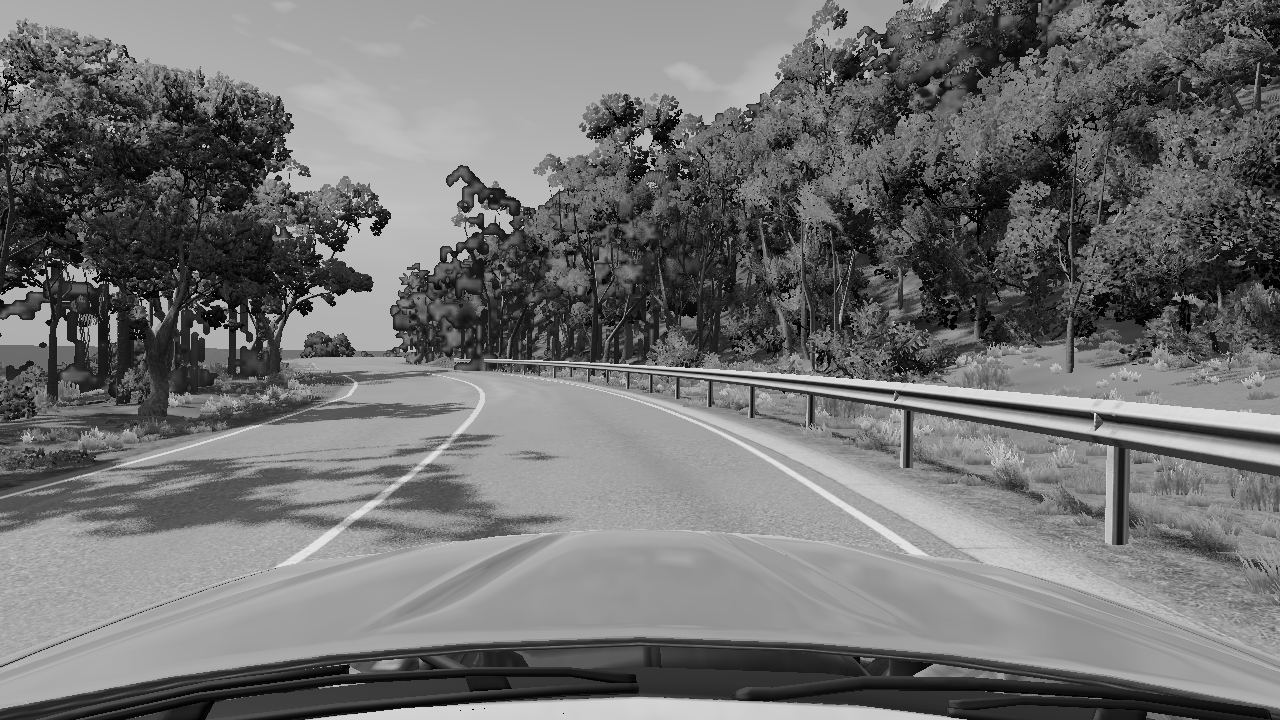
#> input picture BeamADAS_Processor/cam/img0.png, 1280 x 720 px, found by its file name; its folder holds only this picture in this run
$ python cam.py
#> lines starting #> are read from the running program, lines starting #| are printed output that depends on the picture; after the words box and inside, x2 and y2 are one past the last pixel; in counts of white or black regions, pixels touching at a corner belong together
### BeamADAS_Processor/lco.py
# This script will process the sensor data coming from the host and send back a response
# including the adjustments that need to be made to the user input

import numpy as np
import cv2

class LaneCurve:
    def __init__(self):
        self.prev_left_fit = np.array([])
        self.prev_right_fit = np.array([])

        self.left_fit_hist = np.array([])
        self.right_fit_hist = np.array([])

        self.last_time = 0.0

    def birdeye_view(self, img):
        img_size = (img.shape[1], img.shape[0])
        offset = 400

        src = np.array([
            (390, 547), # bottom-left corner
            (617, 383), # top-left corner
            (677, 383), # top-right corner
            (903, 547) # bottom-right corner
        ], dtype='f')
        dst = np.array([
            [offset, img_size[1]],             # bottom-left corner
            [offset, 0],                       # top-left corner
            [img_size[0]-offset, 0],           # top-right corner
            [img_size[0]-offset, img_size[1]]  # bottom-right corner
        ], dtype='f')

        M = cv2.getPerspectiveTransform(src, dst)
        warped = cv2.warpPerspective(img, M, img_size)

        return warped

    def binary_threshold(self, img):
        blur = cv2.GaussianBlur(img, (5, 5), 0)
        avg = cv2.mean(img[650:,:])[0]
        thresh = avg + (240 - avg) * 0.7

        white_binary = np.zeros_like(blur)
        white_binary[(blur > thresh) & (blur <= 240)] = 1

        return white_binary

    def detect_lane_lines(self, binary_birdeye):
        histogram = np.sum(binary_birdeye[650:,:], axis=0)

        nonzero_ind = np.nonzero(histogram)[0]
        peak_bounds = np.split(nonzero_ind, np.where(np.diff(nonzero_ind) > 1)[0] + 1)

        if len(peak_bounds) < 2:
            return None, None, None, None

        gap_sizes = np.diff([np.average(peak) for peak in peak_bounds])
        max_gap_index = np.argmax(gap_sizes)

        if gap_sizes[max_gap_index] < 200:
            return None, None, None, None

        midpoint = (peak_bounds[max_gap_index][-1] + peak_bounds[max_gap_index + 1][0]) // 2 # type: ignore
        left_base = np.argmax(histogram[:midpoint])
        right_base = np.argmax(histogram[midpoint:]) + midpoint # type: ignore

        nwindows = 15
        margin = 100
        minpix = 20

        window_h = np.int32(binary_birdeye.shape[0]//nwindows)

        nonzero = binary_birdeye.nonzero()
        nonzeroy = np.array(nonzero[0])
        nonzerox = np.array(nonzero[1])

        left_curr = left_base
        right_curr = right_base

        left_lane = []
        right_lane = []

        complete_left = False
        complete_right = False

        for window in range(nwindows):
            if complete_left and complete_right: break

            win_y_low = binary_birdeye.shape[0] - (window + 1) * window_h # type: ignore
            win_y_high = binary_birdeye.shape[0] - window * window_h # type: ignore

            if not complete_left:
                win_left_low = left_curr - margin # type: ignore
                win_left_high = left_curr + margin # type: ignore
                good_left_lane = ((nonzeroy >= win_y_low) & (nonzeroy < win_y_high)
                                & (nonzerox >= win_left_low) & (nonzerox < win_left_high)).nonzero()[0]
                if good_left_lane.size != 0:
                    left_lane.append(good_left_lane)
                    if len(good_left_lane) > minpix:
                        left_curr = np.int32(np.mean(nonzerox[good_left_lane]))
                        if left_curr - margin <= 0 or left_curr + margin >= 1280: # type: ignore
                            complete_left = True

            if not complete_right:
                win_right_low = right_curr - margin # type: ignore
                win_right_high = right_curr + margin # type: ignore
                good_right_lane = ((nonzeroy >= win_y_low) & (nonzeroy < win_y_high)
                                & (nonzerox >= win_right_low) & (nonzerox < win_right_high)).nonzero()[0]
                if good_right_lane.size != 0:
                    right_lane.append(good_right_lane)
                    if len(good_right_lane) > minpix:
                        right_curr = np.int32(np.mean(nonzerox[good_right_lane]))
                        if right_curr - margin <= 0 or right_curr + margin >= 1280: # type: ignore
                            complete_right = True

        try:
            left_lane = np.concatenate(left_lane)
            right_lane = np.concatenate(right_lane)
        except ValueError:
            print('No lines detected!')
            return None, None, None, None

        return nonzerox[left_lane], nonzeroy[left_lane], nonzerox[right_lane], nonzeroy[right_lane] # type: ignore

    def fit_poly(self, binary_birdeye, leftx, lefty, rightx, righty):
        left_fit = np.polyfit(lefty, leftx, 2)
        right_fit = np.polyfit(righty, rightx, 2)

        ploty = np.linspace(0, binary_birdeye.shape[0] - 1, binary_birdeye.shape[0])
        try:
            left_fitx = left_fit[0] * ploty**2 + left_fit[1] * ploty + left_fit[2]
            right_fitx = right_fit[0] * ploty**2 + right_fit[1] * ploty + right_fit[2]
        except TypeError:
            print("Failed to fit lane!")
            return None, None, None, None, None

        if np.isclose(left_fitx, right_fitx, atol=250).any():
            return None, None, None, None, None

        return left_fit, right_fit, left_fitx, right_fitx, ploty

    # [15 lines left out: function find_lane_pixels_using_prev_poly, not called in this run]

    def measure_curvature(self, left_fitx, right_fitx, ploty):
        ym_ppx = 30 / 720
        xm_ppx = 3.7 / 700

        left_fit_cr = np.polyfit(ploty * ym_ppx, left_fitx * xm_ppx, 2)
        right_fit_cr = np.polyfit(ploty * ym_ppx, right_fitx * xm_ppx, 2)

        y_eval = np.max(ploty)

        left_rad = ((1 + (2 * left_fit_cr[0] * y_eval * ym_ppx + left_fit_cr[1])**2)**1.5) / np.absolute(2 * left_fit_cr[0])
        right_rad = ((1 + (2 * right_fit_cr[0] * y_eval * ym_ppx + right_fit_cr[1])**2)**1.5) / np.absolute(2 * right_fit_cr[0])

        return left_rad, right_rad

    # [7 lines left out: function delete_hist, not called in this run]

    def lane_pipeline(self, img, timestamp):
        if timestamp - self.last_time > 5:
            self.delete_hist(True)

        binary = self.binary_threshold(img)
        binary_birdeye = self.birdeye_view(binary)

        if len(self.left_fit_hist) == 0:
            leftx, lefty, rightx, righty = self.detect_lane_lines(binary_birdeye)
            if leftx is None:
                return None

            left_fit, right_fit, left_fitx, right_fitx, ploty = self.fit_poly(binary_birdeye, leftx, lefty, rightx, righty)
            if left_fit is None:
                return None

            self.left_fit_hist = np.array(left_fit)
            self.right_fit_hist = np.array(right_fit)
        else:
            self.prev_left_fit = [np.mean(self.left_fit_hist[:,0]), np.mean(self.left_fit_hist[:,1]), np.mean(self.left_fit_hist[:,2])]
            self.prev_right_fit = [np.mean(self.right_fit_hist[:,0]), np.mean(self.right_fit_hist[:,1]), np.mean(self.right_fit_hist[:,2])]
            leftx, lefty, rightx, righty = self.find_lane_pixels_using_prev_poly(binary_birdeye)

            if len(lefty) == 0 or len(righty) == 0:
                self.delete_hist(len(self.left_fit_hist) == 2)
                return None
            left_fit, right_fit, left_fitx, right_fitx, ploty= self.fit_poly(binary_birdeye,leftx, lefty, rightx, righty)

            if left_fit is None:
                self.delete_hist(len(self.left_fit_hist) == 2)
                return None
            if len(self.left_fit_hist) > 9:
                self.delete_hist(False)

        new_left_fit = np.array(left_fit)
        new_right_fit = np.array(right_fit)
        self.left_fit_hist = np.vstack([self.left_fit_hist, new_left_fit])
        self.right_fit_hist = np.vstack([self.right_fit_hist, new_right_fit])

        self.last_time = timestamp

        left_rad, right_rad =  self.measure_curvature(left_fitx, right_fitx, ploty)

        return np.mean([left_rad, right_rad])

### BeamADAS_Processor/cam.py
import cv2
import time

from lco import LaneCurve

lc = LaneCurve()
res = []

print(time.time())
for i in range(0, 30):
    radius, offset = lc.lane_pipeline(cv2.imread(f'./BeamADAS_Processor/cam/img{i}.png', cv2.IMREAD_GRAYSCALE), i)
#> in binary_threshold, img is the input picture: shape (720, 1280); min 0, max 229, mean 113.1
#> in binary_threshold, `avg = cv2.mean(img[650:,:])[0]`: avg = 90.52
#> in binary_threshold, `thresh = avg + (240 - avg) * 0.7`: thresh = 195.2
#> in lane_pipeline, `binary = self.binary_threshold(img)`:
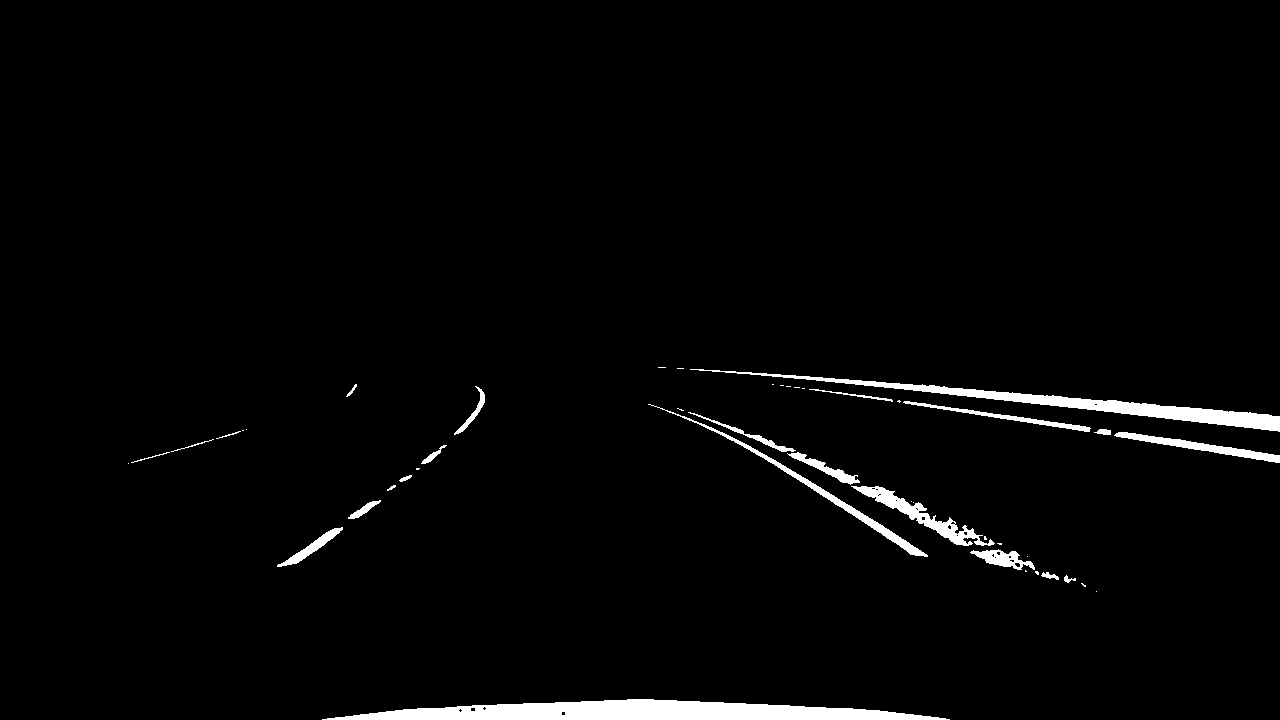
#> binary: shape (720, 1280); values 0 (black) and 1 (white), 2.4% white; 45 white regions (22 under 20 px), largest, box (x1, y1, x2, y2) and area: (322, 699, 950, 720) 8398, (690, 369, 1280, 432) 4836, (851, 486, 995, 546) 1710
#> in birdeye_view, `warped = cv2.warpPerspective(img, M, img_size)`:
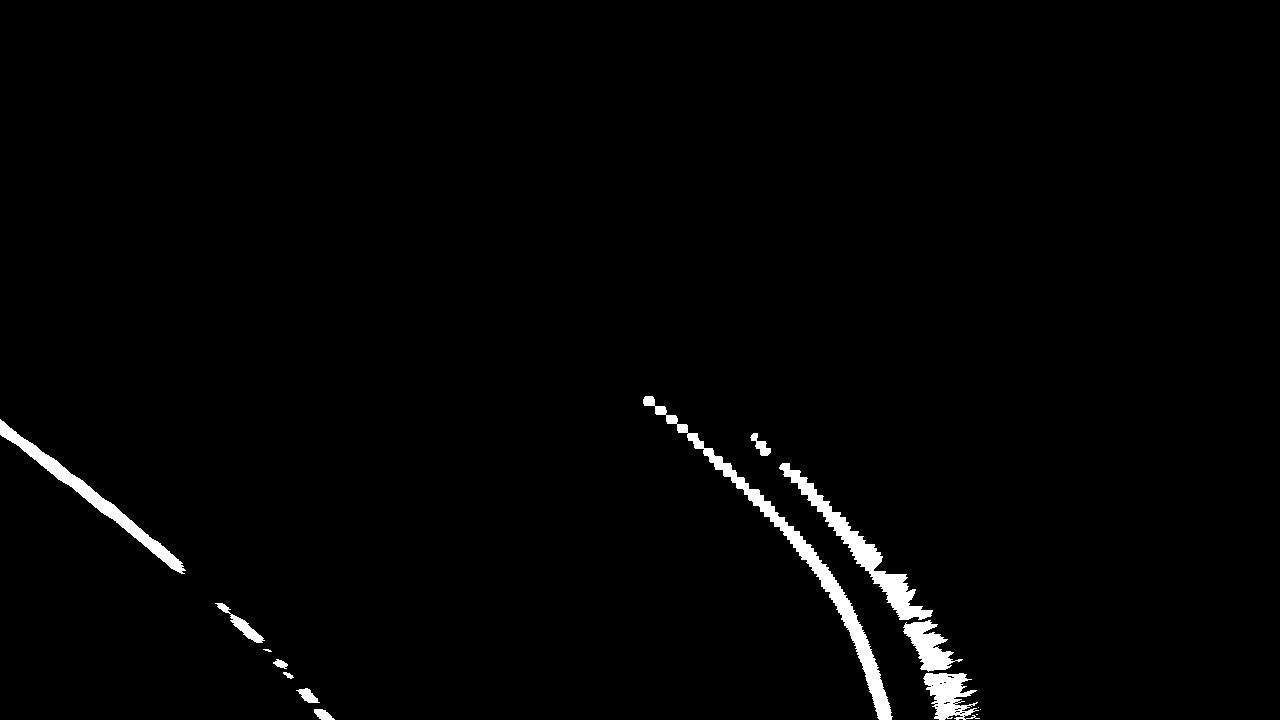
#> warped: shape (720, 1280); values 0 (black) and 1 (white), 1.6% white; 15 white regions (4 under 20 px), largest, box (x1, y1, x2, y2) and area: (643, 396, 893, 720) 4786, (779, 463, 933, 620) 3380, (0, 419, 186, 574) 2731
#> in detect_lane_lines, `histogram = np.sum(binary_birdeye[650:,:], axis=0)`: histogram = 1280 values, max 67 at index 939, min 0 at index 0, mean 2.9
#> in detect_lane_lines, `nonzero_ind = np.nonzero(histogram)[0]`: nonzero_ind = 169 values from 265 to 980
#> in detect_lane_lines, `peak_bounds = np.split(nonzero_ind, np.where(np.diff(nonzero_ind) > 1)..`: peak_bounds = 5 items
#> in detect_lane_lines, `gap_sizes = np.diff([np.average(peak) for peak in peak_bounds])`: gap_sizes = [15, 32, 559, 74]
#> in detect_lane_lines, `max_gap_index = np.argmax(gap_sizes)`: max_gap_index = 2
#> in detect_lane_lines, `midpoint = (peak_bounds[max_gap_index][-1] + peak_bounds[max_gap_index..`: midpoint = 595
#> in detect_lane_lines, `left_base = np.argmax(histogram[:midpoint])`: left_base = 307
#> in detect_lane_lines, `right_base = np.argmax(histogram[midpoint:]) + midpoint`: right_base = 939
#> in detect_lane_lines, `nonzero = binary_birdeye.nonzero()`: nonzero = 15021 positions, rows 396 to 719, columns 0 to 980
#> in detect_lane_lines, `nonzeroy = np.array(nonzero[0])`: nonzeroy = 15021 values from 396 to 719
#> in detect_lane_lines, `nonzerox = np.array(nonzero[1])`: nonzerox = 15021 values, max 980 at index 14439, min 0 at index 254, mean 679.8
#> in detect_lane_lines, `left_curr = left_base`: left_curr = 307
#> in detect_lane_lines, `right_curr = right_base`: right_curr = 939
#> the loop in detect_lane_lines, `for window in range(nwindows):` made 15 passes
#> (win_left_low, win_left_high, left_curr, win_right_low, win_right_high, right_curr) on passes 1 to 5: (207, 407, 311, 839, 1039, 926), (211, 411, 257, 826, 1026, 905), (157, 357, 230, 805, 1005, 877), (130, 330, 157, 777, 977, 838), (57, 257, 100, 738, 938, 794)
#> (win_right_low, win_right_high, right_curr) on passes 6 to 7: (694, 894, 743), (643, 843, 664)
#> after the loop in detect_lane_lines, `for window in range(nwindows):`: complete_left = True; complete_right = False; good_left_lane = 943 values from 2506 to 4968; good_right_lane = empty array; left_curr = 100; left_lane = 5 items; right_curr = 664; right_lane = 7 items; win_left_high = 257; win_left_low = 57; win_right_high = 764; win_right_low = 564
#> in detect_lane_lines, `left_lane = np.concatenate(left_lane)`: left_lane = 2585 values, max 14995 at index 371, min 2506 at index 1642, mean 7292
#> in detect_lane_lines, `right_lane = np.concatenate(right_lane)`: right_lane = 11271 values, max 15020 at index 2291, min 0 at index 10875, mean 8191
#> in lane_pipeline, `leftx, lefty, rightx, righty = self.detect_lane_lines(binary_birdeye)`: leftx = 2585 values, max 334 at index 371, min 60 at index 1642, mean 178.2; lefty = 2585 values, max 719 at index 358, min 480 at index 1642, mean 571.7; rightx = 11271 values, max 980 at index 1847, min 643 at index 10903, mean 855.6; righty = 11271 values, max 719 at index 2267, min 396 at index 10875, mean 587.8
#> in fit_poly, `left_fit = np.polyfit(lefty, leftx, 2)`: left_fit = [-0.00111, 2.4, -827.5]
#> in fit_poly, `right_fit = np.polyfit(righty, rightx, 2)`: right_fit = [-0.00215, 3.27, -311.2]
#> in fit_poly, `left_fitx = left_fit[0] * ploty**2 + left_fit[1] * ploty + left_fit[2]`: left_fitx = 720 values from -827.5 to 327.4
#> in fit_poly, `right_fitx = right_fit[0] * ploty**2 + right_fit[1] * ploty + right_fi..`: right_fitx = 720 values from -311.2 to 931.2
#> in lane_pipeline, `left_fit, right_fit, left_fitx, right_fitx, ploty = self.fit_poly(bina..`: left_fit = [-0.00111, 2.4, -827.5]; right_fit = [-0.00215, 3.27, -311.2]; left_fitx = 720 values from -827.5 to 327.4; right_fitx = 720 values from -311.2 to 931.2; ploty = 720 values from 0 to 719
#> in lane_pipeline, `self.left_fit_hist = np.array(left_fit)`: self.left_fit_hist = [-0.00111, 2.4, -827.5]
#> in lane_pipeline, `self.right_fit_hist = np.array(right_fit)`: self.right_fit_hist = [-0.00215, 3.27, -311.2]
#> in lane_pipeline, `new_left_fit = np.array(left_fit)`: new_left_fit = [-0.00111, 2.4, -827.5]
#> in lane_pipeline, `new_right_fit = np.array(right_fit)`: new_right_fit = [-0.00215, 3.27, -311.2]
#> in lane_pipeline, `self.left_fit_hist = np.vstack([self.left_fit_hist, new_left_fit])`: self.left_fit_hist = [[-0.00111, 2.4, -827.5], [-0.00111, 2.4, -827.5]]
#> in lane_pipeline, `self.right_fit_hist = np.vstack([self.right_fit_hist, new_right_fit])`: self.right_fit_hist = [[-0.00215, 3.27, -311.2], [-0.00215, 3.27, -311.2]]
#> in measure_curvature, `left_fit_cr = np.polyfit(ploty * ym_ppx, left_fitx * xm_ppx, 2)`: left_fit_cr = [-0.00337, 0.305, -4.37]
#> in measure_curvature, `right_fit_cr = np.polyfit(ploty * ym_ppx, right_fitx * xm_ppx, 2)`: right_fit_cr = [-0.00655, 0.415, -1.65]
#> in measure_curvature, `y_eval = np.max(ploty)`: y_eval = 719
#> in measure_curvature, `left_rad = ((1 + (2 * left_fit_cr[0] * y_eval * ym_ppx + left_fit_cr[1..`: left_rad = 150.9
#> in measure_curvature, `right_rad = ((1 + (2 * right_fit_cr[0] * y_eval * ym_ppx + right_fit_c..`: right_rad = 76.41
#> in lane_pipeline, `left_rad, right_rad =  self.measure_curvature(left_fitx, right_fitx, p..`: left_rad = 150.9; right_rad = 76.41
#> (the run stopped early here; a loop or call above may not have finished)
